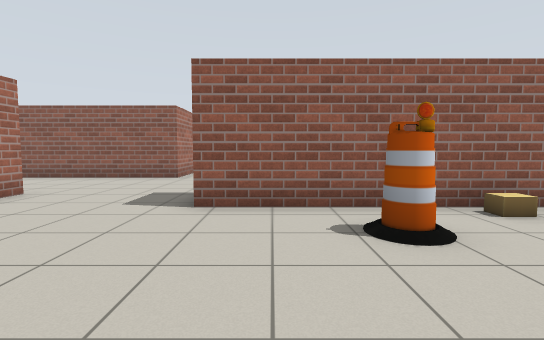
View 1 (above)

17 first-person views from a walk through a robot-simulator world made for Gazebo. The camera is 1 m above the floor, tilts 4° down and sees 85° across. Floor lines are 1 m apart. The floor is counted in squares, 1 m on a side. Each view is taken from the middle of a square. On the plan, view 1 faces up. The plan holds only what a view shows up to about 12 squares ahead; the rest is blank. Robots are left out. Simple patterns stand in for the simulator's built-in surfaces. Some stock models are drawn as simple stand-ins. Some surface patterns are stand-ins.

View 2
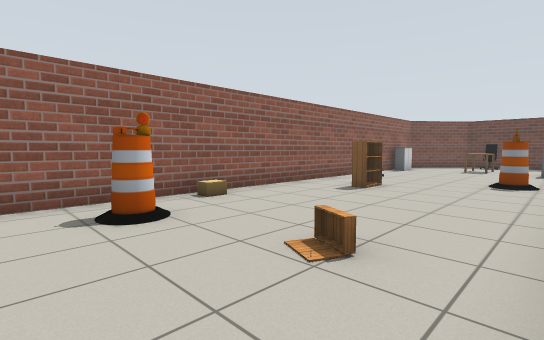

View 3
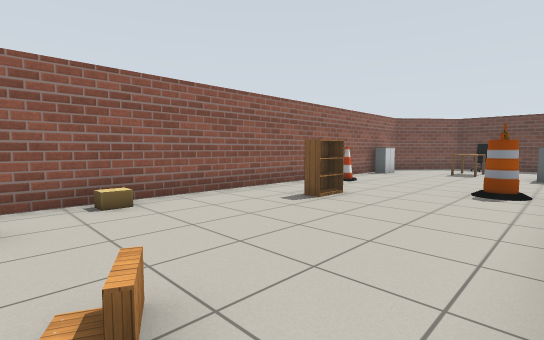

View 4
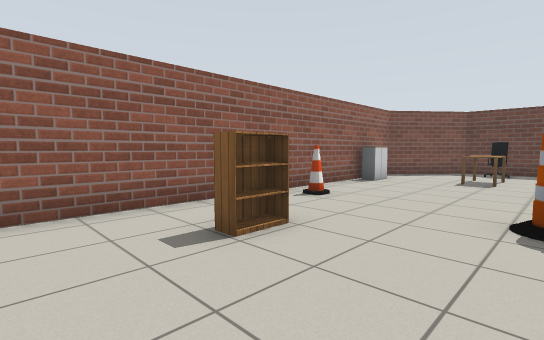

View 5
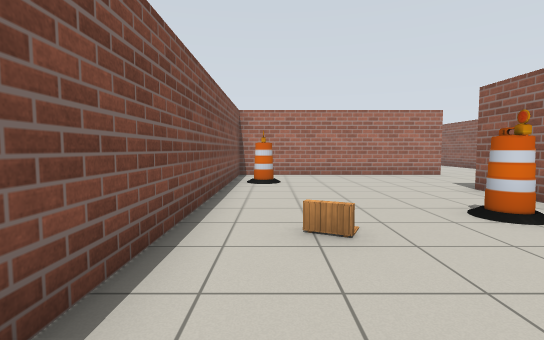

View 6
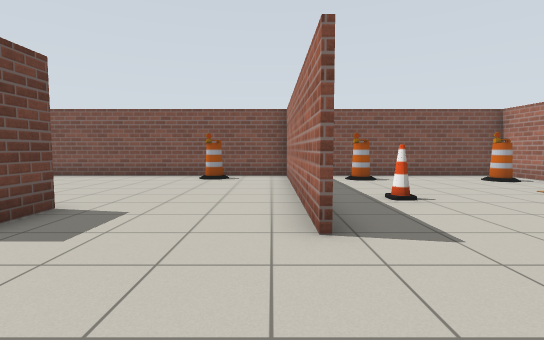

View 7
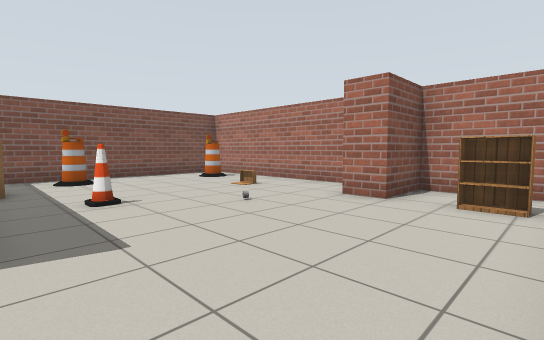

View 8
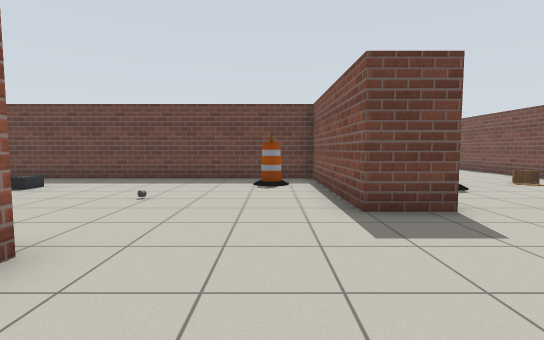

View 9
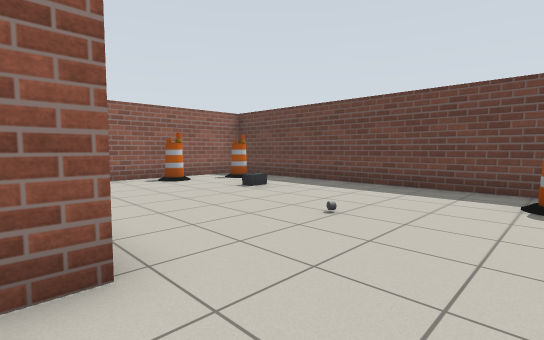

View 10
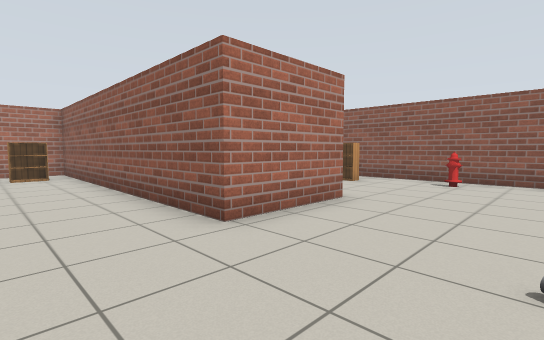

View 11
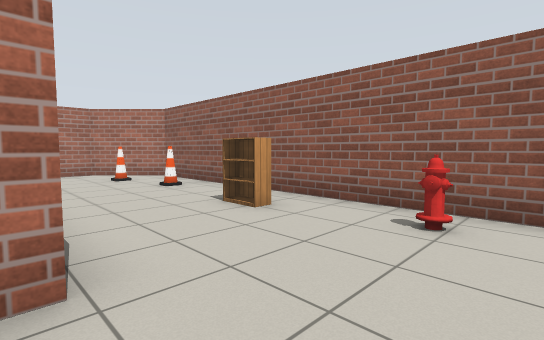

View 12
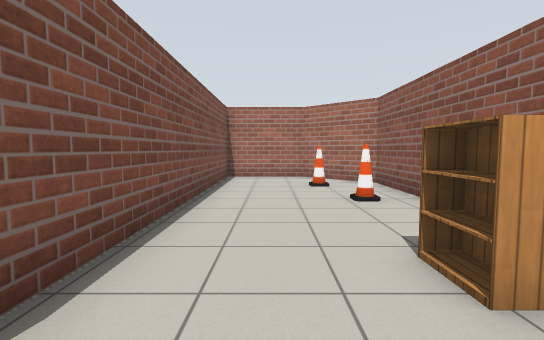

View 13
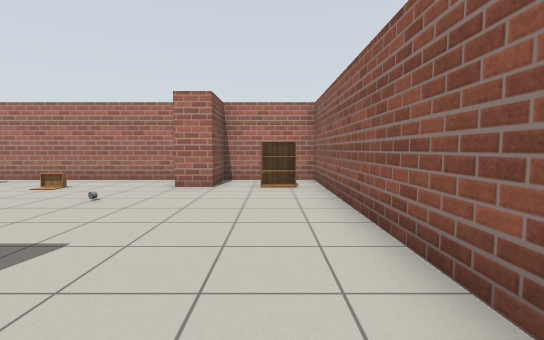

View 14
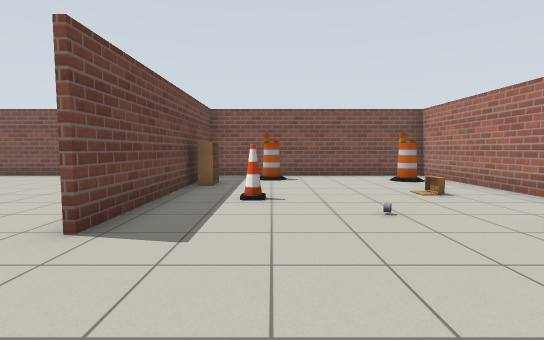

View 15
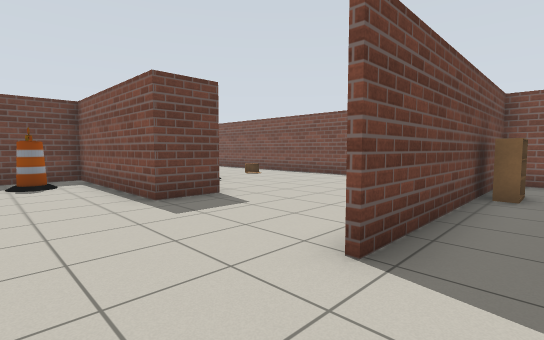

View 16
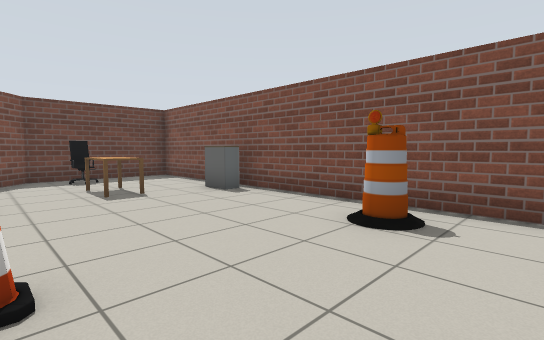

View 17
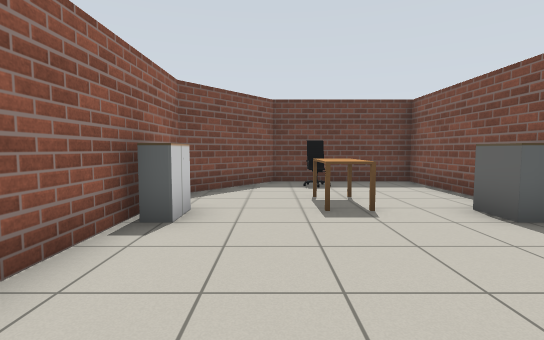

### Floor plan
Points are (right, up) in squares from view 1. A wall is a line through its corners. A room is listed if a view was taken in it or the views show most of it. See-through windows are left out.
Room 1 (views 1, 2, 3, 4, 5, 6, 7, 8, 9, 10, 11, 12, 13, 14, 15, 16, 17)
walls: (-5.6, 6.6) (-5.6, 2.4); (-5.7, 2.5) (-5.7, 6.6); (-3.3, 13.5) (-3.3, 10.4) (-13.7, 10.4) (-13.7, 7.4) (-11.8, 7.4) (-11.8, 6.4); (-5.6, 0.5) (-5.6, -1.2); (-5.7, -1.4) (-5.7, 0.6); (3.1, 18.1) (-11.8, 18.1) (-13.7, 16.2) (-13.7, 13.4) (-4.6, 13.4); (8.1, -1.3) (19.1, -1.3) (19.1, 3) (16.6, 5.1) (-1.3, 5.1) (-1.3, 6.5) (4, 6.6) (4, 17); (-13.7, 5.9) (-13.7, -1.3) (6.1, -1.3)
objects: barrel (-12, 0) to (-12, 1); other object (-12, 3); bookshelf (-12, 9); cone (-11, 16); other object (-10, 5); cone (-9, 17); barrel (-8, 0); cone (-8, 4); bookshelf (-6, 1) to (-6, 2); bookshelf (-5, 17); barrel (-3, 0); fire hydrant (-2, 17); other object (0, 11); other object (1, 14) to (2, 14); barrel (1, 17); barrel (2, 3) to (2, 4); barrel (2, 8) to (3, 8); other object (3, 1); barrel (3, 16) to (3, 17); cardboard box (4, 5); bookshelf (7, 3) to (8, 3); barrel (10, 0); cone (10, 4); cabinet (14, -1); cabinet (14, 5); table (15, 2) to (16, 2); office chair (18, 2)

Positions as (right, up) in squares from view 1, and headings:
1: (0, 0), facing up
2: (0, -1), facing up-right
3: (2, -1), facing up-right
4: (5, 0), facing up-right
5: (6, 0), facing left
6: (-5, 10), facing down
7: (-6, 10), facing down-left
8: (-6, 8), facing right
9: (-4, 8), facing up-right
10: (0, 8), facing up-left
11: (-1, 13), facing up-left
12: (-3, 15), facing left
13: (-4, 9), facing left
14: (-8, 10), facing down
15: (-7, 9), facing down-right
16: (8, 4), facing down-right
17: (10, 3), facing right
